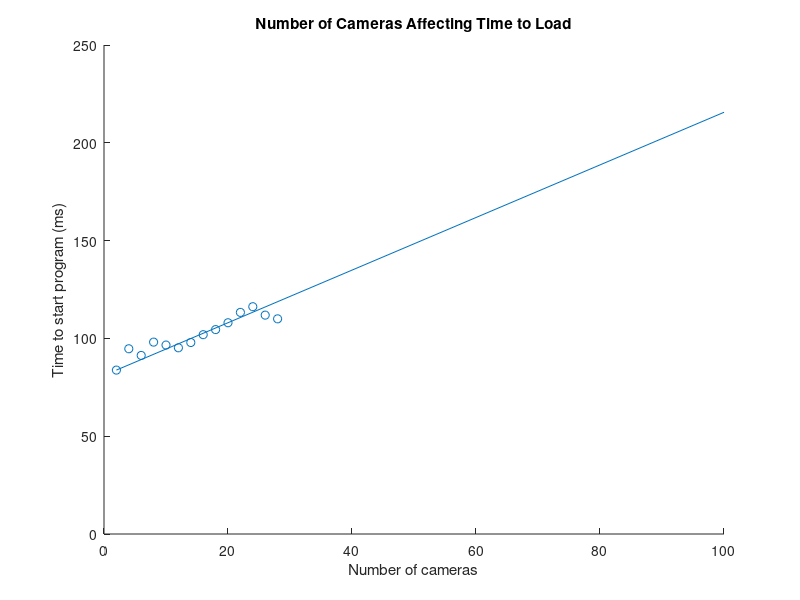

Write the MATLAB code that produced this figure.
keys = [2;4;6;8;10;12;14;16;18;20;22;24;26;28];
values = [83.8; 94.7; 91.3; 98.1; 96.6; 95.2; 97.9; 101.9; 104.5; 108; 113.3; 116.2; 111.9; 110];
scatter(keys, values);
axis([0 100 0 250]);
xlabel('Number of cameras');
ylabel('Time to start program (ms)');
title('Number of Cameras Affecting Time to Load');

hold on;

plot([2 100], [83.8 215.6]);